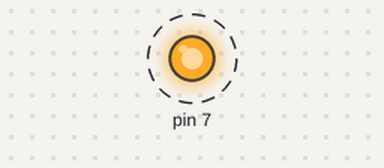
Simulated run of this sketch. Board: Arduino Uno, built with avr-gcc and run on an emulated ATmega328P. Parts: output pins drawn as LEDs (lit = HIGH). Dashed ring = blinking.

Above: at 0.5 s.
Timing chart, 0 to 4.6 s (numbered marks = the images above):
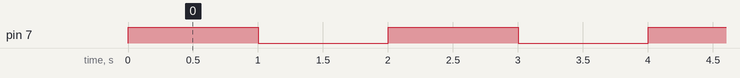

The sketch:

05_practice_2.ino
```cpp
int cnt=0;
void setup() {
  // put your setup code here, to run once:
  pinMode(7,OUTPUT);
}

void loop() {
  // put your main code here, to run repeatedly:
  if(cnt!=5)
  {
    digitalWrite(7,1);
    delay(1000);
    digitalWrite(7,0);
    delay(1000);
    cnt++;
  }
  else
  {
    digitalWrite(7,1);
  }
}
```

Measured:
- by itself, pin 7: alternates HIGH for 1.0 s and LOW for 1.0 s, 11 changes in all, then stays HIGH
